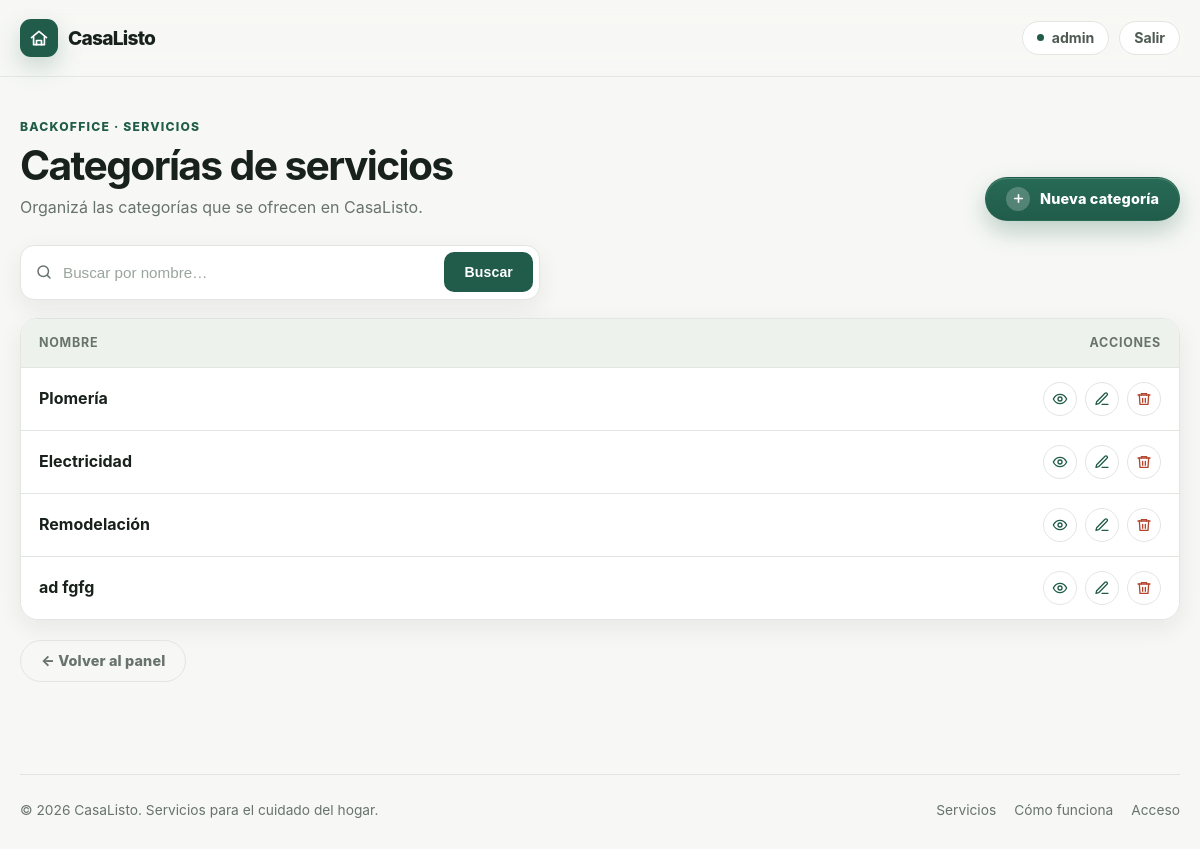
Screenshot of /servicio/categoria/list/ (signed in) with the database file from the repository.
### servicio/models.py (models this page shows, shortened)
class CategoriaServicio(models.Model):
    nombre = models.CharField(
        unique=True,
        validators=[ValidarTextoEspañol()],
    )
    descripcion = models.TextField(
        blank=True,
        validators=[
            ValidarTextoEspañol(min_longitud=10, permitir_puntuacion=True),
        ],
    )
    class Meta:
        verbose_name = "Categoría de Servicio"
        verbose_name_plural = "Categorías de Servicio"

### servicio/views/categoriaservicio.py (the view, shortened to what this page needs)
# urls.py: path("categoria/list/", categoriaservicio_list, name="categoriaservicio_list"),
def categoriaservicio_list(request: HttpRequest) -> HttpResponse:
    busqueda = request.GET.get("busqueda", "").strip()
    categorias = CategoriaServicio.objects.all()
    return render(request, "servicio/categoriaservicio_list.html", {"categorias": categorias})

### servicio/templates/servicio/categoriaservicio_list.html (shortened to what this page needs)
{% extends "core/base.html" %}
{% load static %}
{% block style %}
    <link rel="stylesheet" href="{% static 'core/table.css' %}" />
{% endblock style %}
{% block content %}
    <div class="container page">
        <div class="page-header">
            <div>
                <p class="page-eyebrow">Backoffice · Servicios</p>
                <h1>Categorías de servicios</h1>
                <p class="page-subtitle">Organizá las categorías que se ofrecen en CasaListo.</p>
            </div>
            <div class="page-actions">
                <a class="btn btn-primary" href="{% url 'servicio:categoriaservicio_create' %}">
                    <span class="btn-add-icon" aria-hidden="true">
                        <svg viewBox="0 0 24 24" fill="none" stroke="currentColor" stroke-width="3" stroke-linecap="round">
                            <path d="M12 5v14M5 12h14" />
                        </svg>
                    </span>
                    Nueva categoría
                </a>
            </div>
        </div>
        <div class="toolbar">
            <form class="searchbar" method="get" role="search">
                <span class="search-icon" aria-hidden="true">
                    <svg viewBox="0 0 24 24" fill="none" stroke="currentColor" stroke-width="2" stroke-linecap="round" stroke-linejoin="round">
                        <circle cx="11" cy="11" r="7" />
                        <path d="m20 20-3.5-3.5" />
                    </svg>
                </span>
                <input type="text"
                       name="busqueda"
                       placeholder="Buscar por nombre…"
                       aria-label="Buscar categorías"
                       autocomplete="off"
                       value="{{ request.GET.busqueda }}" />
                <button type="submit">Buscar</button>
            </form>
        </div>
        <div class="tabla-wrap">
            <table class="tabla-categorias">
                <thead>
                    <tr>
                        <th>Nombre</th>
                        <th>Acciones</th>
                    </tr>
                </thead>
                <tbody>
                    {% for categoria in categorias %}
                        <tr>
                            <td>{{ categoria.nombre }}</td>
                            <td class="acciones">
                                {% include "servicio/_acciones_iconos.html" with objeto=categoria detail_url_name="servicio:categoriaservicio_detail" update_url_name="servicio:categoriaservicio_update" delete_url_name="servicio:categoriaservicio_delete" %}
                            </td>
                        </tr>
                    {% endfor %}
                </tbody>
            </table>
        </div>
        <a class="btn btn-ghost back-link" href="{% url 'servicio:home' %}">← Volver al panel</a>
    </div>
{% endblock content %}

### core/templates/core/partials/header.html (shortened to what this page needs)
<div class="site-header">
    <div class="container nav">
        <a class="brand" href="#inicio" aria-label="CasaListo inicio">
            <span class="brand-mark" aria-hidden="true">
                <svg viewBox="0 0 24 24"
                     fill="none"
                     stroke="currentColor"
                     stroke-width="2"
                     stroke-linecap="round"
                     stroke-linejoin="round">
                    <path d="M3 11.5 12 4l9 7.5"></path>
                    <path d="M5.5 10.5V20h13v-9.5"></path>
                    <path d="M9 20v-5h6v5"></path>
                </svg>
            </span>
            CasaListo
        </a>
        <div class="nav-actions">
            {% if user.is_authenticated %}
                <span class="nav-user">{{ user.username }}</span>
                <form class="nav-logout-form"
                      action="{% url 'core:logout' %}"
                      method="post">
                    <button class="nav-logout" type="submit">Salir</button>
                </form>
            {% else %}
                <a class="nav-login" href="{% url 'core:login' %}">Acceder</a>
            {% endif %}
        </div>
    </div>
</div>

### servicio/templates/servicio/_acciones_iconos.html
<a class="accion-icono"
   href="{% url detail_url_name objeto.pk %}"
   title="Ver"
   aria-label="Ver">
    <svg viewBox="0 0 24 24"
         fill="none"
         stroke="currentColor"
         stroke-width="2"
         stroke-linecap="round"
         stroke-linejoin="round">
        <path d="M2 12s3.5-7 10-7 10 7 10 7-3.5 7-10 7-10-7-10-7z"></path>
        <circle cx="12" cy="12" r="3"></circle>
    </svg>
</a>
<a class="accion-icono"
   href="{% url update_url_name objeto.pk %}"
   title="Editar"
   aria-label="Editar">
    <svg viewBox="0 0 24 24"
         fill="none"
         stroke="currentColor"
         stroke-width="2"
         stroke-linecap="round"
         stroke-linejoin="round">
        <path d="M12 20h9"></path>
        <path d="M16.5 3.5a2.12 2.12 0 0 1 3 3L7 19l-4 1 1-4z"></path>
    </svg>
</a>
<a class="accion-icono accion-icono--eliminar"
   href="{% url delete_url_name objeto.pk %}"
   title="Eliminar"
   aria-label="Eliminar">
    <svg viewBox="0 0 24 24"
         fill="none"
         stroke="currentColor"
         stroke-width="2"
         stroke-linecap="round"
         stroke-linejoin="round">
        <path d="M3 6h18"></path>
        <path d="M8 6V4h8v2"></path>
        <path d="M19 6l-1 14H6L5 6"></path>
        <path d="M10 11v6M14 11v6"></path>
    </svg>
</a>

### core/static/core/base.css (style rules this page uses)
:root { --bg: #f7f8f5; --surface: #ffffff; --surface-soft: #eef2ec; --text: #18211c; --muted: #68736c; --primary: #215c4a; --primary-dark: #174637; --accent: #dcefd5; --border: #e1e6e1; --danger: #b3452f; --danger-dark: #8f3523; --danger-soft: #fbeeea; --shadow: 0 18px 45px rgba(24, 33, 28, 0.08); --shadow-sm: 0 8px 24px rgba(24, 33, 28, 0.07); --radius-lg: 28px; --radius-md: 18px; --radius-sm: 12px; --max-width: 1180px; }
* { box-sizing: border-box; }
html { scroll-behavior: smooth; }
body { margin: 0; font-family: Inter, ui-sans-serif, system-ui, -apple-system, BlinkMacSystemFont, "Segoe UI", sans-serif; color: var(--text); background: var(--bg); line-height: 1.6; }
a { color: inherit; text-decoration: none; }
img, svg { display: block; max-width: 100%; }
button, a { -webkit-tap-highlight-color: transparent; }
.container { width: min(100% - 40px, var(--max-width)); margin-inline: auto; }
.page { padding: 40px 0 64px; }
.page h1 { margin: 0; font-size: clamp(1.9rem, 3.4vw, 2.7rem); line-height: 1.05; letter-spacing: -0.04em; }

### core/static/core/components.css (style rules this page uses)
.btn { display: inline-flex; align-items: center; justify-content: center; gap: 10px; min-height: 44px; padding: 0 20px; border-radius: 999px; border: 1px solid transparent; font-size: .9rem; font-weight: 800; letter-spacing: .01em; line-height: 1; white-space: nowrap; cursor: pointer; user-select: none; transition: transform .2s ease, box-shadow .2s ease, background .2s ease, border-color .2s ease; }
.btn svg { width: 16px; height: 16px; flex: 0 0 auto; }
.btn-add-icon { width: 24px; height: 24px; display: grid; place-items: center; border-radius: 50%; background: rgba(255, 255, 255, .22); flex: 0 0 auto; }
.btn-add-icon svg { width: 13px; height: 13px; }
.btn-primary { background: linear-gradient(180deg, #276a55 0%, var(--primary) 100%); color: white; box-shadow: 0 10px 24px rgba(33, 92, 74, .28), inset 0 1px 0 rgba(255, 255, 255, .18); }
.btn-ghost { background: transparent; border-color: var(--border); color: var(--muted); min-height: 42px; }
.page-header { display: flex; align-items: end; justify-content: space-between; gap: 20px; margin-bottom: 24px; flex-wrap: wrap; }
.page-eyebrow { margin: 0 0 8px; color: var(--primary); font-size: .76rem; font-weight: 800; letter-spacing: .1em; text-transform: uppercase; }
.page-subtitle { margin: 8px 0 0; color: var(--muted); max-width: 560px; }
.page-actions { display: flex; gap: 10px; flex-wrap: wrap; }
.toolbar { display: flex; gap: 12px; align-items: center; justify-content: space-between; margin-bottom: 18px; flex-wrap: wrap; }
.searchbar { display: flex; align-items: center; gap: 10px; flex: 1 1 300px; max-width: 520px; min-height: 52px; background: var(--surface); border: 1.5px solid var(--border); border-radius: 14px; padding: 6px 6px 6px 14px; box-shadow: var(--shadow-sm); transition: border-color .2s ease, box-shadow .2s ease; }
.search-icon { display: grid; place-items: center; flex: 0 0 auto; color: var(--muted); }
.search-icon svg { width: 18px; height: 18px; }
.searchbar input { flex: 1; border: 0; background: transparent; font-size: .95rem; line-height: 1.4; color: var(--text); min-width: 0; padding: 10px 0; }
.searchbar input::placeholder { color: #9aa59d; }
.searchbar button { flex: 0 0 auto; min-height: 40px; padding: 0 20px; border: 0; border-radius: 10px; background: var(--primary); color: white; font-size: .88rem; font-weight: 800; letter-spacing: .01em; cursor: pointer; transition: background .2s ease, transform .2s ease; }
.back-link { display: inline-flex; margin-top: 20px; }

### rows the page displays
CategoriaServicio: nombre "Plomería"
CategoriaServicio: nombre "Electricidad"
CategoriaServicio: nombre "Remodelación"
CategoriaServicio: nombre "ad fgfg"

### other values shown
{{ user.username }} "admin"
